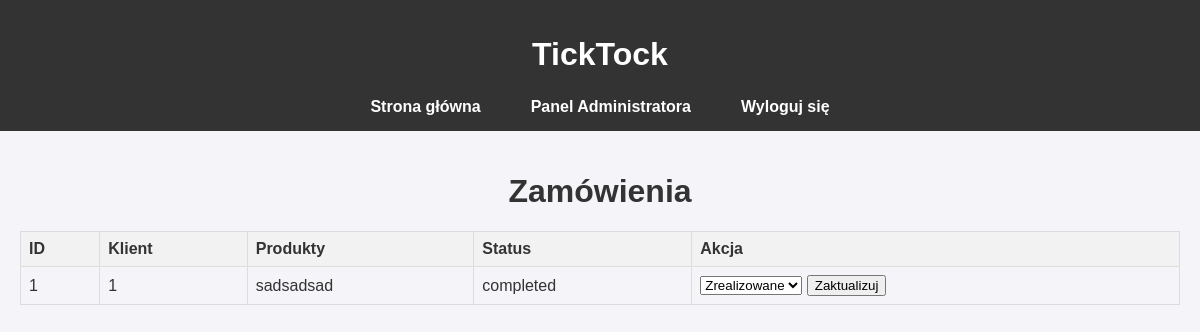
Page /admin_orders.php (signed in) on the earlier database version.
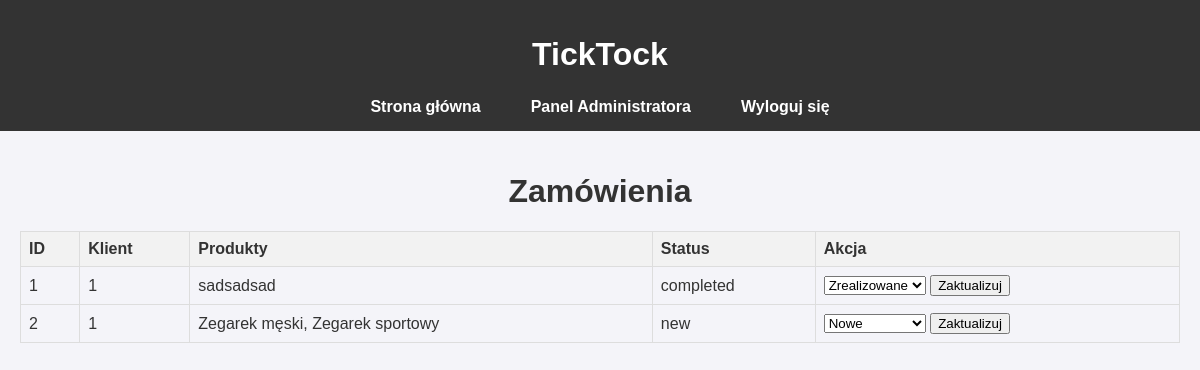
Same page on the later database version.
### tables this page shows
CREATE TABLE `orders` (
  `id` int(11) NOT NULL,
  `first_name` varchar(255) NOT NULL,
  `last_name` varchar(255) NOT NULL,
  `address` text NOT NULL,
  `phone` varchar(15) NOT NULL,
  `customer_id` int(11) NOT NULL,
  `products` text NOT NULL,
  `total_price` decimal(10,2) NOT NULL,
  `status` enum('new','processing','completed','cancelled') DEFAULT 'new',
  `payment_method` enum('credit_card','paypal','bank_transfer') DEFAULT 'credit_card',
  `delivery_date` date DEFAULT NULL,
  `created_at` timestamp NOT NULL DEFAULT current_timestamp()
);

### admin_orders.php (the view, shortened to what this page needs)
<?php
require 'header.php';
$stmt = $pdo->prepare("SELECT * FROM orders");
$stmt->execute();
$orders = $stmt->fetchAll(PDO::FETCH_ASSOC);
?>
<!DOCTYPE html>
<html lang="pl">
<head>
</head>
<body>
    <h1>Zamówienia</h1>
    <table>
        <tr>
            <th>ID</th>
            <th>Klient</th>
            <th>Produkty</th>
            <th>Status</th>
            <th>Akcja</th>
        </tr>
        <?php foreach ($orders as $order): ?>
        <tr>
            <td><?= htmlspecialchars($order['id']) ?></td>
            <td><?= htmlspecialchars($order['customer_id']) ?></td>
            <td><?= htmlspecialchars($order['products']) ?></td>
            <td><?= htmlspecialchars($order['status']) ?></td>
            <td>
                <form method="POST" action="">
                    <select name="status">
                        <option value="new" <?= $order['status'] == 'new' ? 'selected' : '' ?>>Nowe</option>
                        <option value="completed" <?= $order['status'] == 'completed' ? 'selected' : '' ?>>Zrealizowane</option>
                    </select>
                    <button type="submit">Zaktualizuj</button>
                </form>
            </td>
        </tr>
        <?php endforeach; ?>
    </table>
</body>
</html>

Differences in the rows shown:
added orders: id "2", customer "1", products "Zegarek męski, Zegarek sportowy", status "new", status "Nowe"
